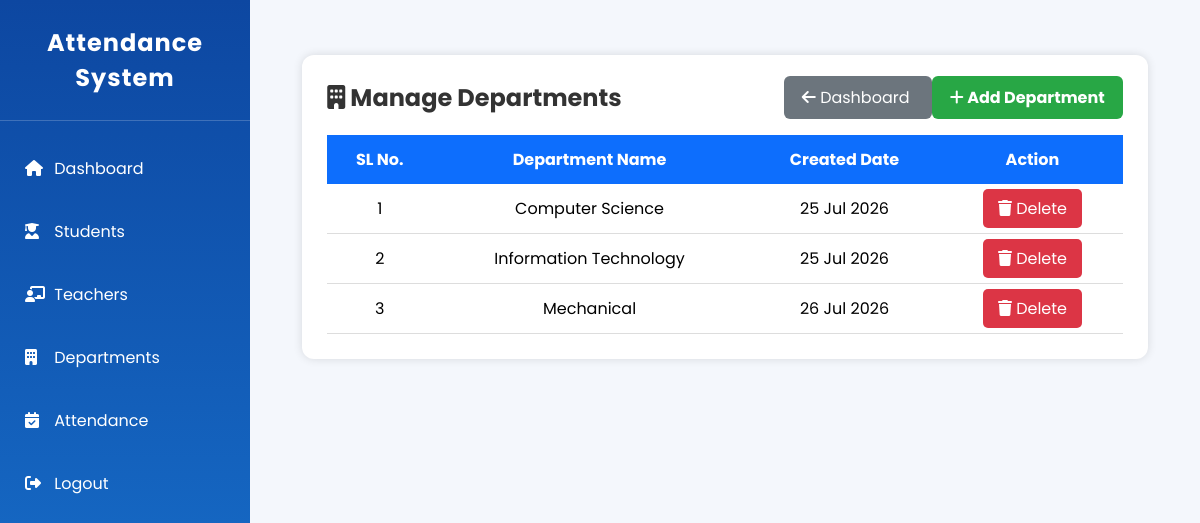
The app's page /User_Interface/manage_departments.php (signed in) with its own data.
### tables this page shows
CREATE TABLE `departments` (
  `branch_id` int NOT NULL AUTO_INCREMENT,
  `branch_name` varchar(100) NOT NULL,
  `created_at` timestamp NULL DEFAULT CURRENT_TIMESTAMP,
  PRIMARY KEY (`branch_id`),
  UNIQUE KEY `department_name` (`branch_name`)
);

### User_Interface/manage_departments.php (the view, shortened to what this page needs)
<?php
include "db_connect.php";
$departments = mysqli_query($conn, "SELECT * FROM departments ORDER BY branch_name ASC");
?>
<!DOCTYPE html>
<html lang="en">
<head>
    <link rel="stylesheet" href="admin_dashboard.css">
    <link rel="stylesheet"
        href="https://cdnjs.cloudflare.com/ajax/libs/font-awesome/6.5.1/css/all.min.css">
</head>
<body>
    <div class="sidebar">
        <h2>Attendance System</h2>
        <ul>
            <li><a href="admin_dashboard.php"><i class="fa fa-home"></i> Dashboard</a></li>
            <li><a href="manage_students.php"><i class="fa fa-user-graduate"></i> Students</a></li>
            <li><a href="manage_teachers.php"><i class="fa fa-chalkboard-teacher"></i> Teachers</a></li>
            <li><a href="manage_departments.php"><i class="fa fa-building"></i> Departments</a></li>
            <li><a href="admin_view_attendance.php"><i class="fa fa-calendar-check"></i> Attendance</a></li>
            <li><a href="logout.php"><i class="fa fa-sign-out-alt"></i> Logout</a></li>
        </ul>
    </div>
    <div class="main">
        <div class="page-box">
            <div class="page-header">
                <h2><i class="fa fa-building"></i> Manage Departments</h2>
                <div>
                    <a href="admin_dashboard.php" class="back-btn">
                        <i class="fa fa-arrow-left"></i> Dashboard
                    </a>
                    <a href="add_department.php" class="add-btn">
                        <i class="fa fa-plus"></i> Add Department
                    </a>
                </div>
            </div>
            <table>
                <tr>
                    <th>SL No.</th>
                    <th>Department Name</th>
                    <th>Created Date</th>
                    <th>Action</th>
                </tr>
                <?php
                if (mysqli_num_rows($departments) > 0) {
                    $i = 1;
                    while ($row = mysqli_fetch_assoc($departments)) {
                ?>
                        <tr>
                            <td><?php echo $i++; ?></td>
                            <td><?php echo htmlspecialchars($row['branch_name']); ?></td>
                            <td><?php echo date("d M Y", strtotime($row['created_at'])); ?></td>
                            <td>
                                <a class="delete-btn"
                                    href="delete_department.php?id=<?php echo $row['branch_id']; ?>">
                                    <i class="fa fa-trash"></i>
                                    Delete
                                </a>
                            </td>
                        </tr>
                    <?php
                    }
                }
                ?>
            </table>
        </div>
    </div>
</body>
</html>

### User_Interface/admin_dashboard.css (style rules this page uses)
* { margin: 0; padding: 0; box-sizing: border-box; font-family: 'Poppins', sans-serif; }
body { background: #f4f7fc; display: flex; }
.sidebar { width: 250px; height: 100vh; position: fixed; left: 0; top: 0; background: linear-gradient(180deg, #0d47a1, #1976d2); color: #fff; overflow: auto; }
.sidebar h2 { text-align: center; padding: 25px 10px; border-bottom: 1px solid rgba(255, 255, 255, .2); letter-spacing: 1px; }
.sidebar ul { list-style: none; margin-top: 20px; }
.sidebar ul li { margin: 8px 0; }
.sidebar ul li a { display: block; color: #fff; text-decoration: none; padding: 15px 25px; transition: .3s; font-size: 16px; }
.sidebar ul li a i { width: 25px; }
.main { margin-left: 250px; width: calc(100% - 250px); min-height: 100vh; padding: 30px; }

### User_Interface/manage_departments.php (style rules this page uses)
.page-box { width: 95%; margin: 25px auto; background: #fff; padding: 25px; border-radius: 12px; box-shadow: 0 0 10px rgba(0, 0, 0, .12); }
.page-header { display: flex; justify-content: space-between; align-items: center; margin-bottom: 20px; }
.page-header h2 { color: #333; }
.add-btn { background: #28a745; color: #fff; padding: 10px 18px; border-radius: 6px; text-decoration: none; font-weight: bold; }
table { width: 100%; border-collapse: collapse; }
table th { background: #0d6efd; color: #fff; padding: 12px; }
table td { padding: 12px; border-bottom: 1px solid #ddd; text-align: center; }
.delete-btn { background: #dc3545; color: white; padding: 8px 15px; border-radius: 5px; text-decoration: none; }
.back-btn { background: #6c757d; color: white; text-decoration: none; padding: 10px 18px; border-radius: 6px; }

### records on screen
departments: branch_name "Computer Science", created_at "25 Jul 2026"
departments: branch_name "Information Technology", created_at "25 Jul 2026"
departments: branch_name "Mechanical", created_at "26 Jul 2026"
